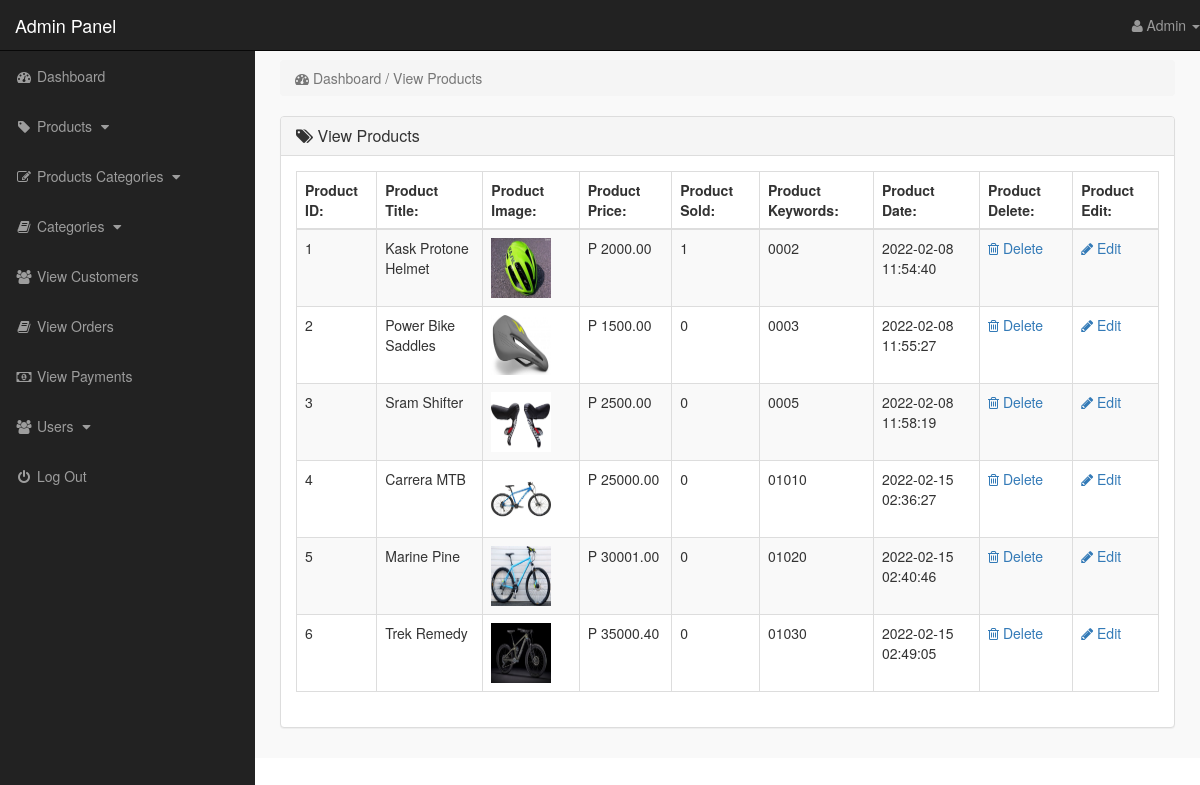
/admin_area/index.php?view_products (signed in), run on the app's committed database.
### tables this page shows
CREATE TABLE `products` (
  `product_id` int(10) NOT NULL,
  `p_cat_id` int(10) NOT NULL,
  `cat_id` int(10) NOT NULL,
  `date` timestamp NOT NULL DEFAULT current_timestamp() ON UPDATE current_timestamp(),
  `product_title` text NOT NULL,
  `product_img1` text NOT NULL,
  `product_img2` text NOT NULL,
  `product_img3` text NOT NULL,
  `product_price` float(10,2) NOT NULL,
  `product_keywords` text NOT NULL,
  `product_desc` text NOT NULL
);

### admin_area/view_products.php (the view)
<?php
    if(!isset($_SESSION['admin_email'])){
        echo "<script>window.open('login.php','_self')</script>";
    }else{
?>
<div class="row">
    <div class="col-lg-12">
        <ol class="breadcrumb">
            <li class="active">
                <i class="fa fa-dashboard"></i> Dashboard / View Products
            </li>
        </ol>
    </div>
</div>
<div class="row">
    <div class="col-lg-12">
        <div class="panel panel-default">
            <div class="panel-heading">
               <h3 class="panel-title">
                   <i class="fa fa-tags"></i>  View Products
               </h3>
            </div>
            <div class="panel-body">
                <div class="table-responsive">
                    <table class="table table-striped table-bordered table-hover">
                        <thead>
                            <tr>
                                <th> Product ID: </th>
                                <th> Product Title: </th>
                                <th> Product Image: </th>
                                <th> Product Price: </th>
                                <th> Product Sold: </th>
                                <th> Product Keywords: </th>
                                <th> Product Date: </th>
                                <th> Product Delete: </th>
                                <th> Product Edit: </th>
                            </tr>
                        </thead>
                        <tbody>
                            <?php
                                $i=0;
                                $get_pro = "select * from products";
                                $run_pro = mysqli_query($con,$get_pro);
                                while($row_pro=mysqli_fetch_array($run_pro)){
                                    $pro_id = $row_pro['product_id'];
                                    $pro_title = $row_pro['product_title'];
                                    $pro_img1 = $row_pro['product_img1'];
                                    $pro_price = $row_pro['product_price'];
                                    $pro_keywords = $row_pro['product_keywords'];
                                    $pro_date = $row_pro['date'];
                                    $i++;
                            ?>
                            <tr>
                                <td> <?php echo $i; ?> </td>
                                <td> <?php echo $pro_title; ?> </td>
                                <td> <img src="product_images/<?php echo $pro_img1; ?>" width="60" height="60"></td>
                                <td> P <?php echo $pro_price; ?> </td>
                                <td> <?php
                                        $get_sold = "select * from pending_orders where product_id='$pro_id'";
                                        $run_sold = mysqli_query($con,$get_sold);
                                        $count = mysqli_num_rows($run_sold);
                                        echo $count;
                                     ?>
                                </td>
                                <td> <?php echo $pro_keywords; ?> </td>
                                <td> <?php echo $pro_date ?> </td>
                                <td>
                                     <a href="index.php?delete_product=<?php echo $pro_id; ?>">
                                        <i class="fa fa-trash-o"></i> Delete
                                     </a>
                                </td>
                                <td>
                                     <a href="index.php?edit_product=<?php echo $pro_id; ?>">
                                        <i class="fa fa-pencil"></i> Edit
                                     </a>
                                </td>
                            </tr>
                            <?php } ?>
                        </tbody>
                    </table>
                </div>
            </div>
        </div>
    </div>
</div>
<?php } ?>

### admin_area/includes/sidebar.php (shortened to what this page needs)
<?php
    if(!isset($_SESSION['admin_email'])){
        echo "<script>window.open('login.php','_self')</script>";
    }else{
?>
<nav class="navbar navbar-inverse navbar-fixed-top">
    <div class="navbar-header">
        <a href="index.php?dashboard" class="navbar-brand">Admin Panel</a>
    </div>
    <ul class="nav navbar-right top-nav">
        <li class="dropdown">
            <a href="#" class="dropdown-toggle" data-toggle="dropdown">
                <i class="fa fa-user"></i> <?php echo $admin_name;  ?> <b class="caret"></b>
            </a>
        </li>
    </ul>
    <div class="collapse navbar-collapse navbar-ex1-collapse">
        <ul class="nav navbar-nav side-nav">
            <li>
                <a href="index.php?dashboard">
                        <i class="fa fa-fw fa-dashboard"></i> Dashboard
                </a>
            </li>
            <li>
                <a href="#" data-toggle="collapse" data-target="#products">
                        <i class="fa fa-fw fa-tag"></i> Products
                        <i class="fa fa-fw fa-caret-down"></i>
                </a>
            </li>
            <li>
                <a href="#" data-toggle="collapse" data-target="#p_cat">
                        <i class="fa fa-fw fa-edit"></i> Products Categories
                        <i class="fa fa-fw fa-caret-down"></i>
                </a>
            </li>
            <li>
                <a href="#" data-toggle="collapse" data-target="#cat">
                        <i class="fa fa-fw fa-book"></i> Categories
                        <i class="fa fa-fw fa-caret-down"></i>
                </a>
            </li>
            <li>
                <a href="index.php?view_customers">
                    <i class="fa fa-fw fa-users"></i> View Customers
                </a>
            </li>
            <li>
                <a href="index.php?view_orders">
                    <i class="fa fa-fw fa-book"></i> View Orders
                </a>
            </li>
            <li>
                <a href="index.php?view_payments">
                    <i class="fa fa-fw fa-money"></i> View Payments
                </a>
            </li>
            <li>
                <a href="#" data-toggle="collapse" data-target="#users">
                        <i class="fa fa-fw fa-users"></i> Users
                        <i class="fa fa-fw fa-caret-down"></i>
                </a>
            </li>
            <li>
                <a href="logout.php">
                    <i class="fa fa-fw fa-power-off"></i> Log Out
                </a>
            </li>
        </ul>
    </div>
</nav>
<?php } ?>

### admin_area/css/style.css (style rules this page uses)
body { margin-top: 100px; }
@media (min-width: 768px) { body { margin-top: 50px; } }
.top-nav { 0 15px; }
.top-nav>li { float: left; display: inline-block; }
.top-nav>li>a { color: #999999; line-height: 20px; padding-top: 15px; padding-bottom: 15px; }
@media (min-width: 768px) { .side-nav { position: fixed; top: 51px; bottom: 0; width: 255px; overflow-y: auto; overflow-x: hidden; background-color: #222222; padding-bottom: 40px; border-radius: 0; } }
@media (min-width: 768px) { .side-nav>li>a { width: 255px; } }
.panel-body { border-radius: 5px; }

### data on the page
products: product_title "Kask Protone Helmet", product_img1 (picture), product_price "2000.00", count "1", product_keywords "0002", date "2022-02-08 11:54:40"
products: product_title "Power Bike Saddles", product_img1 (picture), product_price "1500.00", count "0", product_keywords "0003", date "2022-02-08 11:55:27"
products: product_title "Sram Shifter", product_img1 (picture), product_price "2500.00", count "0", product_keywords "0005", date "2022-02-08 11:58:19"
products: product_title "Carrera MTB", product_img1 (picture), product_price "25000.00", count "0", product_keywords "01010", date "2022-02-15 02:36:27"
products: product_title "Marine Pine", product_img1 (picture), product_price "30001.00", count "0", product_keywords "01020", date "2022-02-15 02:40:46"
products: product_title "Trek Remedy", product_img1 (picture), product_price "35000.40", count "0", product_keywords "01030", date "2022-02-15 02:49:05"

### other printed values
$admin_name "Admin"
